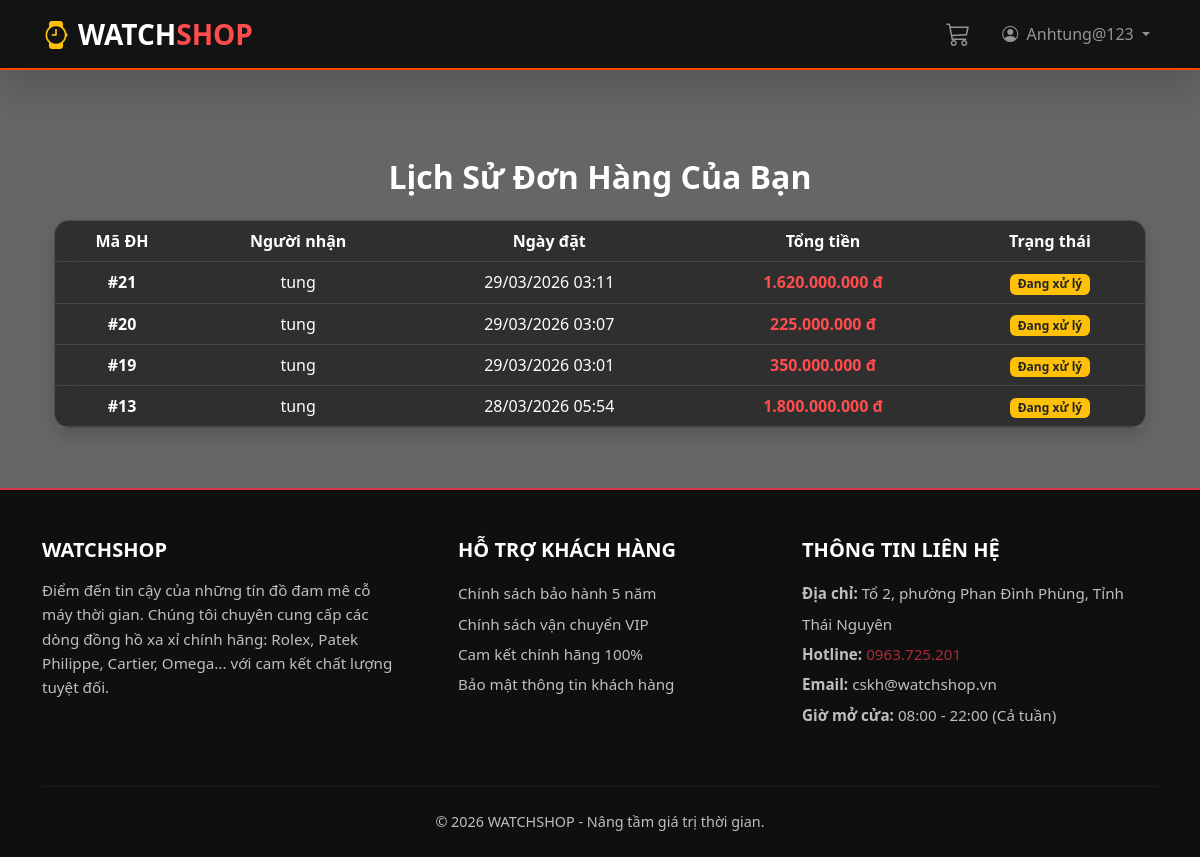
Page /history/ (signed in) on the earlier database version.
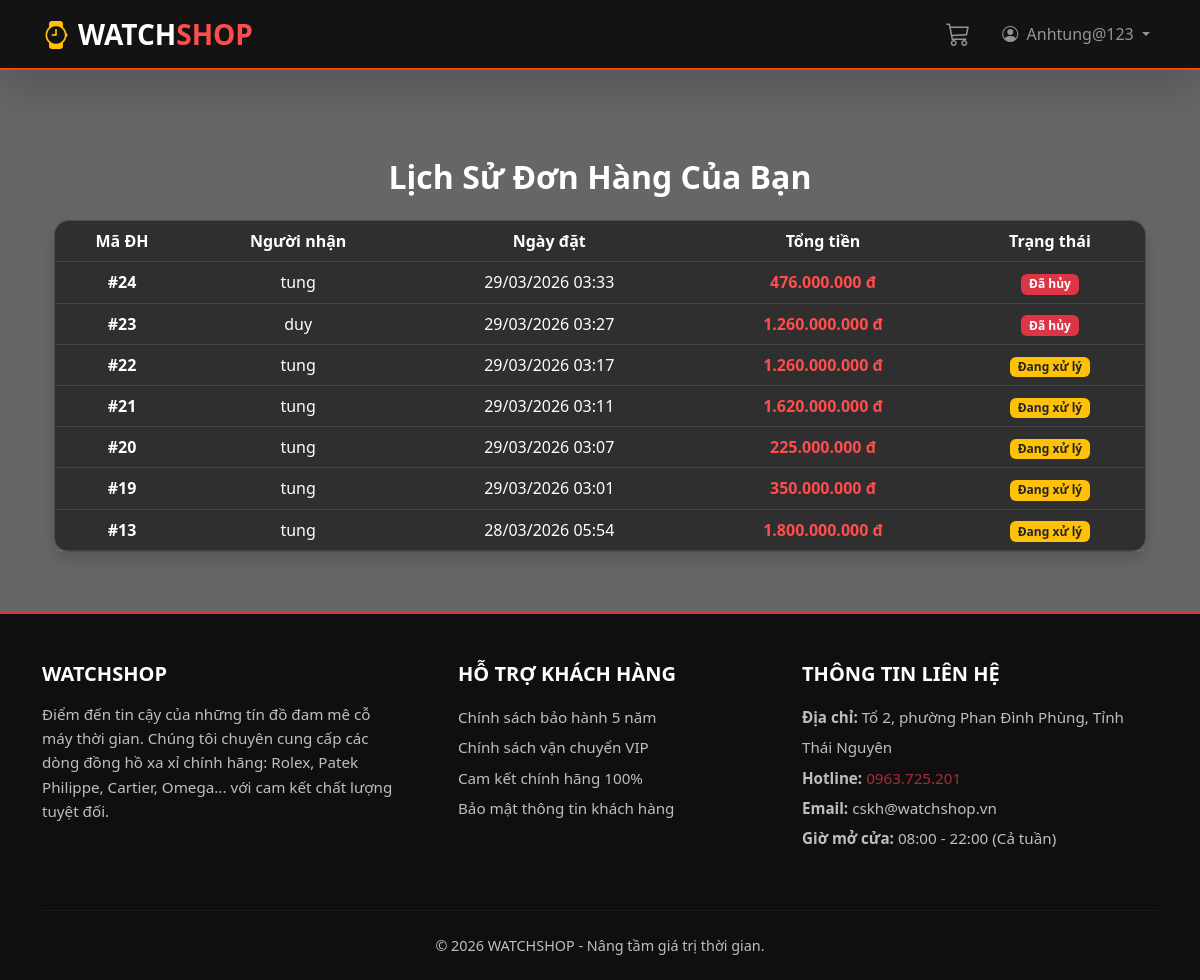
Same page on the later database version.
### products/models.py (models this page shows, shortened)
class Order(models.Model):
    STATUS_CHOICES = (
        ('pending', 'Đang xử lý'),
        ('approved', 'Đã xác nhận'),
        ('delivering', 'Đang giao hàng'),
        ('completed', 'Hoàn thành'),
        ('cancelled', 'Đã hủy'),
    )
    fullname = models.CharField(max_length=100)
    phone = models.CharField(max_length=20)
    address = models.TextField()
    payment_method = models.CharField(max_length=50)
    total_price = models.IntegerField(default=0)
    created_at = models.DateTimeField(auto_now_add=True)
    user = models.ForeignKey(User, on_delete=models.SET_NULL, null=True, blank=True)
    status = models.CharField(max_length=20, choices=STATUS_CHOICES, default='pending')

### products/views.py (the view)
# urls.py: path('history/', views.order_history, name='order_history'),
@login_required(login_url='login')
def order_history(request):
    orders = Order.objects.filter(user=request.user).order_by('-created_at')
    return render(request, 'order_history.html', {'orders': orders})

### products/context_processors.py (called while the page is built)
def cart_processor(request):
    cart = request.session.get('cart', {})
    cart_count = 0
    for key, value in cart.items():
        cart_count += value.get('quantity', 1)
    return {'cart_count': cart_count}

### templates/order_history.html
{% extends 'base.html' %}
{% load humanize %}
{% block content %}
<div class="container mt-5">
    <h2 class="mb-4 fw-bold text-center">Lịch Sử Đơn Hàng Của Bạn</h2>
    <div class="card shadow border-0">
        <div class="card-body p-0">
            <table class="table table-hover mb-0 text-center align-middle">
                <thead class="table-dark">
                    <tr>
                        <th>Mã ĐH</th>
                        <th>Người nhận</th>
                        <th>Ngày đặt</th>
                        <th>Tổng tiền</th>
                        <th>Trạng thái</th>
                    </tr>
                </thead>
                <tbody>
                    {% for order in orders %}
                    <tr>
                        <td class="fw-bold">#{{ order.id }}</td>
                        <td>{{ order.fullname }}</td>
                        <td>{{ order.created_at|date:"d/m/Y H:i" }}</td>
                        <td class="text-danger fw-bold">{{ order.total_price|intcomma }} đ</td>
                        <td>
                            {% if order.status == 'pending' %}
                                <span class="badge bg-warning text-dark">Đang xử lý</span>
                            {% elif order.status == 'approved' %}
                                <span class="badge bg-primary">Đã xác nhận</span>
                            {% elif order.status == 'delivering' %}
                                <span class="badge bg-info text-dark">Đang giao</span>
                            {% elif order.status == 'completed' %}
                                <span class="badge bg-success">Hoàn thành</span>
                            {% else %}
                                <span class="badge bg-danger">Đã hủy</span>
                            {% endif %}
                        </td>
                    </tr>
                    {% empty %}
                    <tr>
                        <td colspan="5" class="text-center py-4 text-muted">Bạn chưa có đơn hàng nào.</td>
                    </tr>
                    {% endfor %}
                </tbody>
            </table>
        </div>
    </div>
</div>
{% endblock %}

### templates/base.html (shortened to what this page needs)
<!DOCTYPE html>
<html lang="vi">
<head>
    <link href="https://cdn.jsdelivr.net/npm/bootstrap@5.3.0/dist/css/bootstrap.min.css" rel="stylesheet">
    <link rel="stylesheet" href="https://cdn.jsdelivr.net/npm/bootstrap-icons@1.11.1/font/bootstrap-icons.css">
</head>
<body class="d-flex flex-column">
    <nav class="navbar navbar-expand-lg navbar-dark shadow-lg sticky-top">
        <div class="container">
            <a class="navbar-brand fw-bold fs-3" href="{% url 'home' %}">
                <i class="bi bi-watch me-2 text-warning"></i>WATCH<span class="text-danger">SHOP</span>
            </a>
            <div class="collapse navbar-collapse" id="navbarNav">
                <ul class="navbar-nav ms-auto align-items-center">
                    <li class="nav-item">
                        <a class="nav-link position-relative" href="{% url 'view_cart' %}">
                           <i class="bi bi-cart3 fs-4"></i>
                        </a>
                    </li>
                    <li class="nav-item ms-3">
                        {% if user.is_authenticated %}
                            <div class="dropdown">
                                <a class="nav-link dropdown-toggle" href="#" data-bs-toggle="dropdown">
                                    <i class="bi bi-person-circle me-1"></i> {{ user.username }}
                                </a>
                            </div>
                        {% else %}
                            <a class="btn btn-outline-light btn-sm px-4 rounded-pill me-2" href="{% url 'login' %}">Đăng nhập</a>
                            <a class="btn btn-warning btn-sm px-4 rounded-pill text-dark fw-bold" href="{% url 'register' %}">Đăng ký</a>
                        {% endif %}
                    </li>
                </ul>
            </div>
        </div>
    </nav>
    <div class="container main-content flex-grow-1">
        {% block content %}
        {% endblock %}
    </div>
    <footer class="text-light pt-5 pb-4" style="background-color: #111; border-top: 2px solid #dc3545;">
        <div class="container">
            <div class="row">
                <div class="col-md-4 mb-4">
                    <h5 class="text-uppercase fw-bold mb-3" style="color: #dc3545;">WATCHSHOP</h5>
                    <p class="opacity-75" style="font-size: 0.95rem; line-height: 1.6;">
                        Điểm đến tin cậy của những tín đồ đam mê cỗ máy thời gian. Chúng tôi chuyên cung cấp các dòng đồng hồ xa xỉ chính hãng: Rolex, Patek Philippe, Cartier, Omega... với cam kết chất lượng tuyệt đối.
                    </p>
                </div>
                <div class="col-md-4 mb-4 ps-md-5">
                    <h5 class="text-uppercase fw-bold text-white mb-3">Hỗ trợ khách hàng</h5>
                    <ul class="list-unstyled opacity-75" style="font-size: 0.95rem; line-height: 2;">
                        <li><a href="#" class="text-light text-decoration-none">Chính sách bảo hành 5 năm</a></li>
                        <li><a href="#" class="text-light text-decoration-none">Chính sách vận chuyển VIP</a></li>
                        <li><a href="#" class="text-light text-decoration-none">Cam kết chính hãng 100%</a></li>
                        <li><a href="#" class="text-light text-decoration-none">Bảo mật thông tin khách hàng</a></li>
                    </ul>
                </div>
                <div class="col-md-4 mb-4">
                    <h5 class="text-uppercase fw-bold text-white mb-3">Thông tin liên hệ</h5>
                    <ul class="list-unstyled opacity-75" style="font-size: 0.95rem; line-height: 2;">
                        <li><strong>Địa chỉ:</strong> Tổ 2, phường Phan Đình Phùng, Tỉnh Thái Nguyên</li>
                        <li><strong>Hotline:</strong> <span style="color: #dc3545;">0963.725.201</span></li>
                        <li><strong>Email:</strong> cskh@watchshop.vn</li>
                        <li><strong>Giờ mở cửa:</strong> 08:00 - 22:00 (Cả tuần)</li>
                    </ul>
                </div>
            </div>
            <hr class="mb-4" style="border-color: #444;">
            <div class="row align-items-center">
                <div class="col-12 text-center opacity-75">
                    <p class="mb-0" style="font-size: 0.9rem;">&copy; 2026 WATCHSHOP - Nâng tầm giá trị thời gian.</p>
                </div>
            </div>
        </div>
    </footer>
</body>
</html>

### templates/base.html (style rules this page uses)
body { background-image: url('https://png.pngtree.com/background/20210711/original/pngtree-classic-quartz-watch-big-black-banner-picture-image_1125227.jpg'); background-attachment: fixed; background-size: cover; background-position: center; background-repeat: no-repeat; margin: 0; padding: 0; min-height: 100vh; position: relative; color: #ffffff; }
body::before { content: ""; position: fixed; top: 0; left: 0; width: 100%; height: 100%; background-color: rgba(0, 0, 0, 0.6); z-index: -1; }
h1, h2, h3, h4, h5, h6 { color: #ffffff !important; text-shadow: none !important; }
.card, .list-group-item { background: rgba(30, 30, 30, 0.75) !important; backdrop-filter: blur(10px) saturate(180%); -webkit-backdrop-filter: blur(10px) saturate(180%); border: 1px solid rgba(255, 255, 255, 0.15) !important; border-radius: 15px; color: #ffffff !important; }
.card p, .card span, .card div, .card label { color: #ffffff; }
.card .text-danger, .text-danger { color: #ff4d4d !important; font-weight: bold; text-shadow: none !important; }
.table { color: #ffffff !important; }
.table th, .table td { background-color: transparent !important; border-bottom: 1px solid rgba(255, 255, 255, 0.1) !important; color: #ffffff !important; }
.table thead th, .table-light th, .bg-light, .bg-white { background-color: transparent !important; color: #ffffff !important; }
.navbar { background: rgba(15, 15, 15, 0.95) !important; backdrop-filter: blur(10px); border-bottom: 2px solid #ff4500; }
.main-content { padding-top: 40px; padding-bottom: 60px; }
footer { background: rgba(0, 0, 0, 0.85) !important; border-top: 1px solid rgba(255, 255, 255, 0.1); }

Differences in the rows shown:
added Order: id "24", fullname "tung", created_at "29/03/2026 03:33", total_price "476.000.000", status "Đã hủy"
added Order: id "23", fullname "duy", created_at "29/03/2026 03:27", total_price "1.260.000.000", status "Đã hủy"
added Order: id "22", fullname "tung", created_at "29/03/2026 03:17", total_price "1.260.000.000", status "Đang xử lý"
